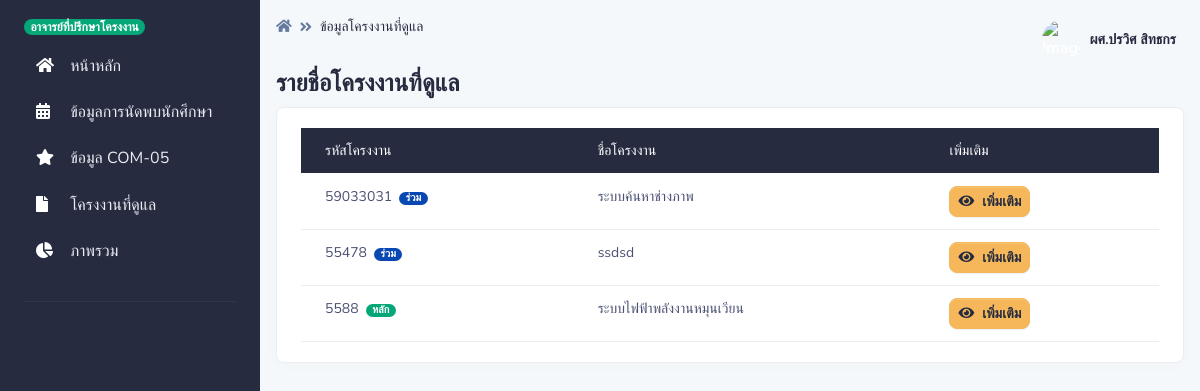
Screenshot of /pages/project_teacher/index.php (signed in) with the database file from the repository.
### tables this page shows
CREATE TABLE `project` (
  `project_id` int(15) NOT NULL,
  `project_name` varchar(255) NOT NULL,
  `project_type` int(2) NOT NULL,
  `project_adviser1` int(15) NOT NULL,
  `project_adviser2` int(15) NOT NULL,
  `project_status` int(2) NOT NULL DEFAULT 1,
  `project_record` int(10) NOT NULL
);

### pages/project_teacher/index.php (the view, shortened to what this page needs)
<?php
if (!$_SESSION["TeacherID"]){
	  Header("Location: ../../login_te.php");
}else{?>
<!DOCTYPE html>
<html lang="en">
<head>
    <link type="text/css" href="../../vendor/@fortawesome/fontawesome-free/css/all.min.css" rel="stylesheet">
    <link type="text/css" href="../../vendor/notyf/notyf.min.css" rel="stylesheet">
    <link type="text/css" href="../../css/volt.css" rel="stylesheet">
</head>
<body>
    <?php include '../menu_te.php';?>
    <main class="content">
        <nav class="navbar navbar-top navbar-expand navbar-dashboard navbar-dark pl-0 pr-2 pb-0">
            <div class="container-fluid px-0">
                <div class="d-flex justify-content-between w-100" id="navbarSupportedContent">
                    <div class="d-flex">
                        <nav aria-label="breadcrumb">
                            <ol class="breadcrumb breadcrumb-dark breadcrumb-transparent">
                                <li class="breadcrumb-item"><a href="../teacher"><span
                                            class="fas fa-home"></span></a></li>
                                <li class="breadcrumb-item active" aria-current="page">ข้อมูลโครงงานที่ดูแล</li>
                            </ol>
                        </nav>
                    </div>
                    <?php include '../navbar_te.php';?>
                </div>
            </div>
        </nav>
        <div class="py-0">
            <div class="d-flex justify-content-between w-100 flex-wrap">
                <div class="mb-3 mb-lg-0">
                    <h1 class="h4">รายชื่อโครงงานที่ดูแล</h1>
                </div>
            </div>
        </div>
        <div class="card border-light shadow-sm mb-4">
            <div class="card-body">
                <div class="table-responsive">
                    <table class="table">
                        <thead class=" table table-dark table-hover">
                            <tr>
                                <td>รหัสโครงงาน</td>
                                <td>ชื่อโครงงาน</td>
                                <td>เพิ่มเติม</td>
                            </tr>
                        </thead>
                        <tbody>
                        <?php
           include '../../conn.php';
           $id_teacher =$_SESSION["TeacherID"];
					$sql = "SELECT
                    project.project_id,
                    project.project_name,
                    project.project_adviser1,
                    project.project_adviser2
                    FROM
                    project
                    WHERE
                    project.project_adviser1 = '$id_teacher' or project.project_adviser2 = '$id_teacher'
                    ORDER BY
                    project.project_id DESC";
					$result = $con->query($sql);
					if ($result->num_rows > 0) {
						while($row = $result->fetch_assoc()) {
                            echo '
                            <tr>
                             <td>'. $row["project_id"].'&nbsp;&nbsp;';
                             if ($row["project_adviser1"]==$id_teacher) {
                                echo '<span class="badge bg-success">หลัก</span>';
                             }else if ($row["project_adviser2"]==$id_teacher) {
                                echo '<span class="badge bg-info ">ร่วม</span>';
                             }
                             echo '</td>
                                <td>'. mb_substr($row["project_name"],0,80,'UTF-8').'</td>
                                <td><a class="btn btn-warning btn-sm" type="button" href="project_adviser.php?act=show&ID=' . $row["project_id"].'"><span class="fas fa-eye mr-2" herf="#"></span>เพิ่มเติม</a></td>
                            </tr>';
                        }
                        }
                        ?>
                        </tbody>
                    </table>
                </div>
            </div>
        </div>
    </main>
</body>
</html>
<?php }?>

### rows the page displays
project: project_id "59033031", shows "ร่วม", project_name "ระบบค้นหาช่างภาพ"
project: project_id "55478", shows "ร่วม", project_name "ssdsd"
project: project_id "5588", shows "หลัก", project_name "ระบบไฟฟ้าพลังงานหมุนเวียน"

### other values shown
$_SESSION["TeacherName"] "ผศ.ปรวิศ สิทธกร"
